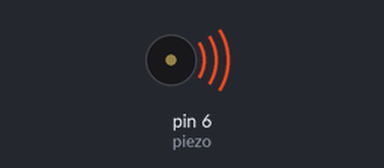
Recording of a sketch running on a simulated Arduino Uno, built with avr-gcc and run on an emulated ATmega328P. Shown: buzzer (waves = sounding, pin HIGH).

Above: at 0.12 s.
Timing chart, 0 to 3.0 s (numbered marks = the images above):
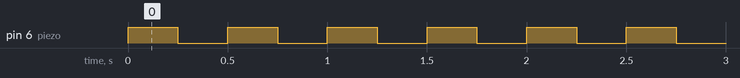

The sketch:

piezo.ino
```cpp
#include <SoftwareSerial.h>//시리얼 통신 라이브러리 호출
int piezo=6; //부저 핀번호

void piezo_buzzer();
void setup() {
  Serial.begin(9600);
  pinMode(piezo,OUTPUT);

}

void loop() {

 piezo_buzzer();

}
void piezo_buzzer(){
      digitalWrite(piezo,HIGH);
    delay(250);
    digitalWrite(piezo,LOW);
    delay(250);
}
```

Measured:
- by itself, pin 6 (piezo): alternates HIGH for 0.25 s and LOW for 0.25 s
